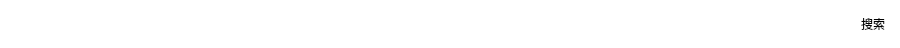
      <widget class="QFrame" name="sc_search">
       <property name="geometry">
        <rect>
         <x>20</x>
         <y>96</y>
         <width>900</width>
         <height>48</height>
        </rect>
       </property>
       <property name="styleSheet">
        <string notr="true">border-radius: 16px;
background-color: #ffffff;</string>
       </property>
       <property name="frameShape">
        <enum>QFrame::StyledPanel</enum>
       </property>
       <property name="frameShadow">
        <enum>QFrame::Raised</enum>
       </property>
       <layout class="QHBoxLayout">
        <property name="spacing">
         <number>15</number>
        </property>
        <property name="leftMargin">
         <number>15</number>
        </property>
        <property name="topMargin">
         <number>0</number>
        </property>
        <property name="rightMargin">
         <number>15</number>
        </property>
        <property name="bottomMargin">
         <number>0</number>
        </property>
        <item>
         <widget class="QLabel" name="sc_s_icon">
          <property name="minimumSize">
           <size>
            <width>25</width>
            <height>25</height>
           </size>
          </property>
          <property name="styleSheet">
           <string notr="true">image: url(:/collect/img/Collect/search.png);</string>
          </property>
          <property name="text">
           <string/>
          </property>
         </widget>
        </item>
        <item>
         <widget class="QTextEdit" name="sc_s_input">
          <property name="minimumSize">
           <size>
            <width>0</width>
            <height>48</height>
           </size>
          </property>
          <property name="maximumSize">
           <size>
            <width>16777215</width>
            <height>48</height>
           </size>
          </property>
          <property name="styleSheet">
           <string notr="true">padding:10px 0;</string>
          </property>
          <property name="verticalScrollBarPolicy">
           <enum>Qt::ScrollBarAlwaysOff</enum>
          </property>
          <property name="horizontalScrollBarPolicy">
           <enum>Qt::ScrollBarAlwaysOff</enum>
          </property>
          <property name="html">
           <string>&lt;!DOCTYPE HTML PUBLIC &quot;-//W3C//DTD HTML 4.0//EN&quot; &quot;http://www.w3.org/TR/REC-html40/strict.dtd&quot;&gt;
&lt;html&gt;&lt;head&gt;&lt;meta name=&quot;qrichtext&quot; content=&quot;1&quot; /&gt;&lt;style type=&quot;text/css&quot;&gt;
p, li { white-space: pre-wrap; }
&lt;/style&gt;&lt;/head&gt;&lt;body style=&quot; font-family:'微软雅黑'; font-size:16px; font-weight:400; font-style:normal;&quot;&gt;
&lt;p style=&quot; margin-top:0px; margin-bottom:0px; margin-left:0px; margin-right:0px; -qt-block-indent:0; text-indent:0px;&quot;&gt;&lt;span style=&quot; font-size:16px;&quot;&gt;    &lt;/span&gt;&lt;/p&gt;
&lt;p style=&quot;-qt-paragraph-type:empty; margin-top:0px; margin-bottom:0px; margin-left:0px; margin-right:0px; -qt-block-indent:0; text-indent:0px; line-height:48px; background-color:#7fffd4;&quot;&gt;&lt;br /&gt;&lt;/p&gt;&lt;/body&gt;&lt;/html&gt;</string>
          </property>
         </widget>
        </item>
        <item>
         <widget class="QPushButton" name="sc_s_searchButton">
          <property name="text">
           <string>搜索</string>
          </property>
         </widget>
        </item>
       </layout>
      </widget>
